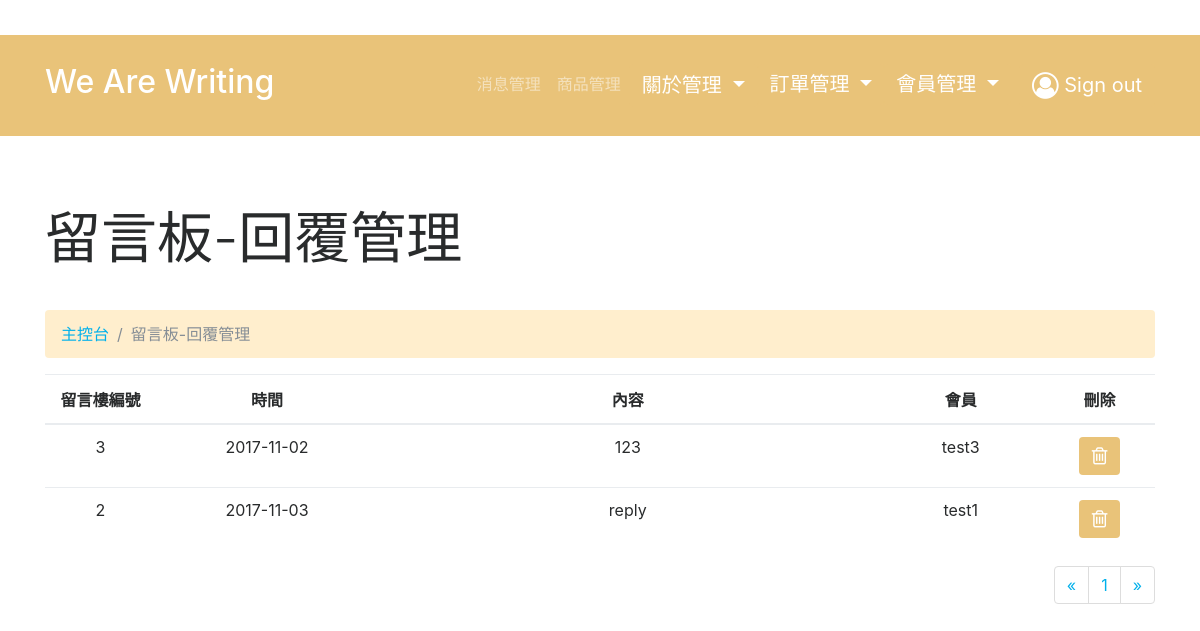
Screenshot of /admin/boards_reply/list.php (signed in) with the database file from the repository.
### tables this page shows
CREATE TABLE `boards_reply` (
  `boardsID` int(11) NOT NULL,
  `boards_replyID` int(11) NOT NULL,
  `memberID` int(11) NOT NULL,
  `title` varchar(255) NOT NULL,
  `content` text NOT NULL,
  `createdDate` varchar(255) NOT NULL
);

CREATE TABLE `boards` (
  `boardsID` int(11) NOT NULL,
  `title` varchar(255) NOT NULL,
  `content` text NOT NULL,
  `createdDate` varchar(255) NOT NULL,
  `memberID` int(11) NOT NULL
);

CREATE TABLE `member` (
  `memberID` int(11) NOT NULL,
  `account` varchar(255) NOT NULL,
  `password` varchar(255) NOT NULL,
  `name` varchar(255) DEFAULT NULL,
  `picture` varchar(255) DEFAULT NULL,
  `phone` varchar(255) DEFAULT NULL,
  `brithday` varchar(255) DEFAULT NULL,
  `email` varchar(255) NOT NULL,
  `address` varchar(255) DEFAULT NULL,
  `createdDate` varchar(255) DEFAULT NULL,
  `updatedDate` varchar(255) DEFAULT NULL
);

### admin/boards_reply/list.php (the view, shortened to what this page needs)
<?php
require_once('../../asset/connection/database.php');
$limit = 25;
if (isset($_GET["page"])) { $page_num  = $_GET["page"]; } else { $page_num=1; };
$start_from = ($page_num-1) * $limit;
$sql = "SELECT * FROM boards_reply ORDER BY boardsID DESC , createdDate DESC LIMIT ".$start_from.",".$limit;
$sth = $db->query($sql);
$boards_reply = $sth->fetchALL(PDO::FETCH_ASSOC);
$totalRows = count($boards_reply);
 ?>
<html>
<head>
<?php require_once('../template/header.php'); ?>
</head>
<body>
<?php require_once('../template/nav.php'); ?>
    <div class="py-5">
    <div class="container">
      <div class="row">
        <div class="col-md-12">
          <h1 class="display-4 my-4" contenteditable="true">留言板-回覆管理</h1>
        </div>
      </div>
      <div class="row">
        <div class="col-md-12">
          <ul class="breadcrumb my-3" style="margin-bottom:0px;margin-top:0px">
            <li class="breadcrumb-item"><a href="list.php">主控台</a></li>
            <li class="breadcrumb-item active">留言板-回覆管理</li>
          </ul>
		</div>
	  </div>
	  <div class="row">
        <div class="col-md-12">
          <table class="table text-center">
            <thead>
              <tr>
                <th width=10%>留言樓編號</th>
                <th width=20%>時間</th>
                <th width=45%>內容</th>
                <th width=15%>會員</th>
                <th width=10%>刪除</th>
              </tr>
            </thead>
            <tbody>
            <?php foreach ($boards_reply as $row ) { ?>
              <tr>
                <td>
                <?php
                  $sth = $db->query("SELECT boardsID FROM boards WHERE boardsID=".$row['boardsID']);
                  $boards = $sth->fetch(PDO::FETCH_ASSOC);
                  echo $boards['boardsID'];
                 ?>
                </td>
                <td><?php echo $row['createdDate']; ?></td>
				        <td><?php echo $row['content']; ?></td>
                <?php
                  $sth = $db->query("SELECT account FROM member WHERE memberID=".$row['memberID']);
                  $member = $sth->fetch(PDO::FETCH_ASSOC);
                 ?>
                <td ><?php echo $member['account']; ?></td>
                <td><a href="delet.php?boards_replyID=<?php echo $row['boards_replyID']; ?>&page=<?php echo $page_num; ?>" class="btn btn-warning" role="button" onclick="if(!confirm('是否確定要刪除此留言回覆？')){return false;};"><i class="fa fa-trash-o" aria-hidden="true"></i></a></td>
              </tr>
            <?php } ?>
            </tbody>
          </table>
        </div>
      </div>
      <div class="row">
        <div class="col-md-12">
          <?php
          if($totalRows > 0){
          ?>
          <ul class="pagination float-right">
            <?php include_once("../template/page_num.php"); ?>
          </ul>
        <?php } ?>
        </div>
      </div>
  </div>
</body>
</html>

### admin/css/style.css (style rules this page uses)
.btn-warning { background: rgb(233, 195, 121) !important; font-size: 20px ; color: #FFF !important; }
.breadcrumb { background: rgb(255, 238, 205) !important; }

### rows the page displays
boards_reply: boardsID.boardsID "3", createdDate "2017-11-02", content "123", memberID.account "test3"
boards_reply: boardsID.boardsID "2", createdDate "2017-11-03", content "reply", memberID.account "test1"
